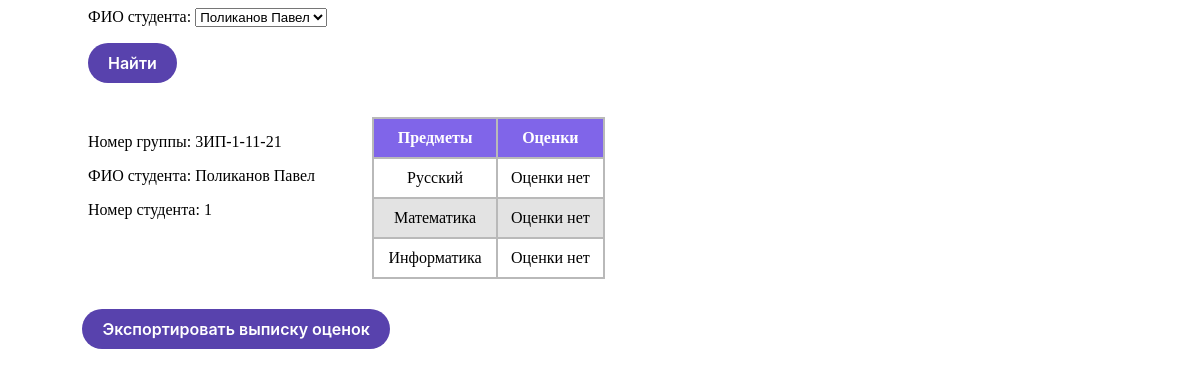
The app's page /quest/ with its own data.
### quest/models.py (models this page shows, shortened)
class Student(models.Model):
    full_name = models.CharField(max_length=50)
    group_number = models.ForeignKey(Groups, on_delete=models.CASCADE)
    subject_mark = models.ManyToManyField(Marks, through='StudentMarks')
    def __str__(self):
        return f'{self.full_name}'

class Groups(models.Model):
    Course_number = models.IntegerField(null=True, blank=True, validators=[MinValueValidator(1), MaxValueValidator(4)])
    Group_number = models.CharField(max_length=50, unique=True)
    def __str__(self):
        return f'{self.Group_number}'

class StudentMarks(models.Model):
    student = models.ForeignKey(Student, on_delete=models.CASCADE)
    marks = models.ForeignKey(Marks, on_delete=models.CASCADE)
    student_marks = models.IntegerField(null=True, blank=True, validators=[MinValueValidator(1), MaxValueValidator(5)])

class Marks(models.Model):
    name_subject = models.CharField(max_length=50)

### quest/views.py (the view)
# urls.py: path('', StudentList.as_view(), name='home'),
class StudentList(ListView):
    model = Student
    ordering = 'pk'
    template_name = 'quest/index.html'
    context_object_name = 'students'
    paginate_by = 1
    def get_queryset(self):
        queryset = super().get_queryset()
        self.filterset = StudentFilter(self.request.GET, queryset)
        return self.filterset.qs
    def get_context_data(self, **kwargs):
        context = super().get_context_data(**kwargs)
        context['filterset'] = self.filterset
        return context

### quest/templates/quest/index.html (shortened to what this page needs)
{% load static %}
{% block title %}
    <link type="text/css" href="{% static 'quest/css/styles.css' %}" rel="stylesheet" />
{% endblock title %}
{% block content %}
<div class="container">
    <form action="" method="get">
        {{ filterset.form.as_p }}
        <input id="findButton" type="submit" value="Найти" class="button-18" role="button" >
    </form>
    <br>
    {% if students %}
        {% for student in students %}
            <div id="marksTable">
                <div class="col-1-3">
                    <p>Номер группы: {{ student.group_number }}</p>
                    <p>ФИО студента: {{ student.full_name }}</p>
                    <p>Номер студента: {{ student.pk }}</p>
                </div>
                <div class="col-2-3">
                    <table class="table_sort">
                        <thead>
                            <tr>
                                <th>Предметы</th>
                                <th>Оценки</th>
                            </tr>
                        </thead>
                        {% for sub in student.studentmarks_set.all %}
                            <tr>
                                <td>{{ sub.marks.name_subject }}</td>
                                <td>{{ sub.student_marks|default_if_none:"Оценки нет" }}</td>
                            </tr>
                        {% endfor %}
                    </table>
                </div>
            </div>
        {% endfor %}
    {% else %}
        <h2>Студент не выбран!</h2>
    {% endif %}
    <br>
    <div class="col-1-3">
        <button id="exportButton" onclick="ExportTable()" class="button-18" role="button" style="margin-left:-1%">Экспортировать выписку оценок</button>
    </div>
</div>
{% endblock content %}

### quest/static/quest/css/styles.css (style rules this page uses)
table { border-collapse: collapse; }
.table_sort th { color: white; background: rgb(128,101,233); }
.table_sort td, .table_sort th { width: 140px; height: 40px; text-align: center; border: 2px solid rgb(185,185,185); }
.table_sort tbody tr:nth-child(even) { background: #e3e3e3; }
.container { width: 100%; max-width: 1024px; padding: 0 15px; margin: 0 auto; }
.container div { float: left; margin-bottom: 15px; }
.col-1-3 { width: 55%; }
.col-2-3 { width: 45%; }
.button-18 { align-items: center; background-color: rgb(88,66,173); border: 0; border-radius: 100px; box-sizing: border-box; color: #ffffff; cursor: pointer; display: inline-flex; font-family: -apple-system, system-ui, system-ui, "Segoe UI", Roboto, "Helvetica Neue", "Fira Sans", Ubuntu, Oxygen, "Oxygen Sans", Cantarell, "Droid Sans", "Apple Color Emoji", "Segoe UI Emoji", "Segoe UI Symbol", "Lucida Grande", Helvetica, Arial, sans-serif; font-size: 16px; font-weight: 600; justify-content: center; line-height: 20px; max-width: 480px; min-height: 40px; min-width: 0px; overflow: hidden; padding: 0px; padding-left: 20px; padding-right: 20px; text-align: center; touch-action: manipulation; transition: background-color 0.167s cubic-bezier(0.4, 0, 0.2, 1) 0s, box-shadow 0.167s cubic-bezier(0.4, 0, 0.2, 1) 0s, color 0.167s cubic-bezier(0.4, 0, 0.2, 1) 0s; user-select: none; -webkit-user-select: none; vertical-align: middle; }

### records on screen
Student: group_number "3ИП-1-11-21", full_name "Поликанов Павел", pk "1"
StudentMarks: marks.name_subject "Русский", student_marks "Оценки нет"
StudentMarks: marks.name_subject "Математика", student_marks "Оценки нет"
StudentMarks: marks.name_subject "Информатика", student_marks "Оценки нет"
